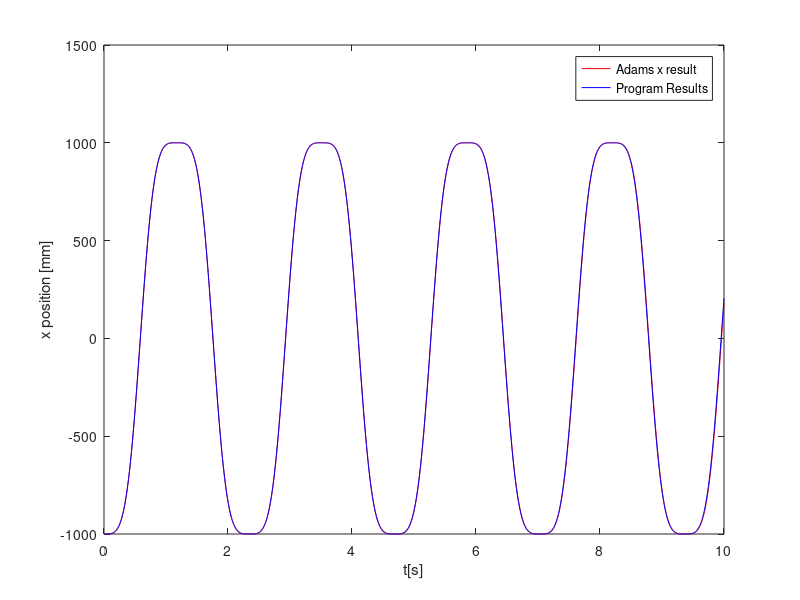
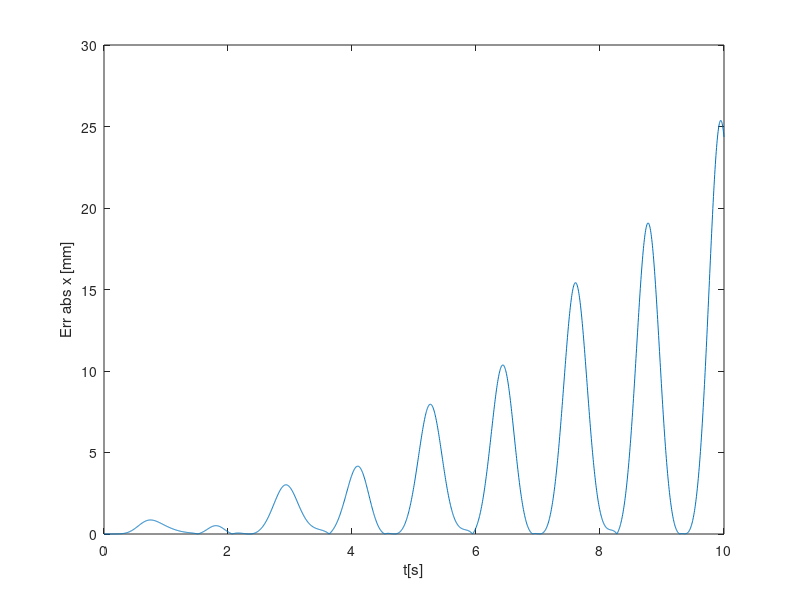
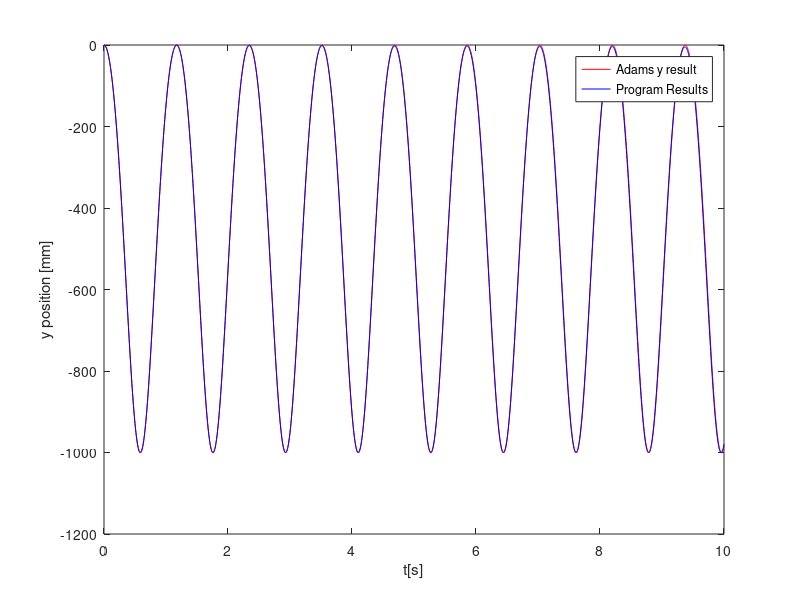
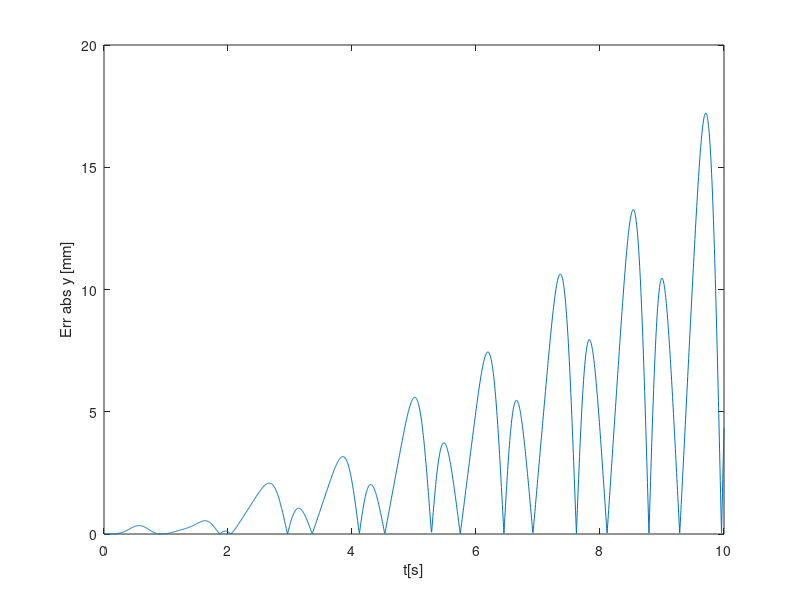

Write MATLAB code to recreate these figures, in order.
%Plotter

clc
clear

%% Adams Info
load('Adams_timevector.mat');
load('Adams_xvalues.mat');
load('Adams_yvalues.mat');

% Adams Vel

load('Adams_xvel.mat');
load('Adams_yvel.mat');

% Adams Accel
load('Adams_xaccel.mat');
load('Adams_yaccel.mat');

adx = Adams_xvalues;
ady = Adams_yvalues;
atime = adamstime;

%Adams Vel
adxd = Adams_xvel;
adyd = Adams_yvel;

%Adams Accel
adxdd = Adams_xaccel;
adydd = Adams_yaccel;

%% Program Info
load('CoM_postdebug1.mat');
load('Timevector.mat');

a = size(CoM,2);

for j = 1:a
    pos = CoM{1,j}(3).Position;
    xpos(1,j) = pos(1,1);
    ypos(1,j) = pos(2,1);
    vel = CoM{1,j}(3).TraVel;
    xvel(1,j) = vel(1,1);
    yvel(1,j) = vel(2,1);
    accel = CoM{1,j}(3).TraAccel;
    xaccel(1,j) = accel(1,1);
    yaccel(1,j) =  accel(2,1);
end

xpos = xpos';
ypos = ypos';
xvel = xvel';
yvel = yvel';
xaccel = xaccel';
yaccel = yaccel';

%%  Error Calc

abserrx = abs(adx-xpos);
abserry = abs(ady-ypos);

%Velocity Error
abserrxd = abs(adxd - xvel);
abserryd = abs(adyd - yvel);

%Accel Error
abserrxdd = abs(adxdd - xaccel);
abserrydd = abs(adydd - yaccel);


%% xplot
str = 'X Plot';
figure('Name',str,'NumberTitle','off');

plot(atime,adx,'r');
xlabel('t[s]');
ylabel('x position [mm]');
hold on
plot(timevector,xpos,'b');
legend('Adams x result','Program Results');
axis auto
hold off

%% X - Error Plot
str = 'X Error';
figure('Name',str,'NumberTitle','off');

plot(atime,abserrx);
xlabel('t[s]');
ylabel('Err abs x [mm]');
axis auto

%% yplot
str = 'Y Plot';
figure('Name',str,'NumberTitle','off');

plot(atime,ady,'r');
xlabel('t[s]');
ylabel('y position [mm]');
hold on
plot(timevector,ypos,'b');
legend('Adams y result','Program Results');
axis auto
hold off

%% Y - Error Plot
str = 'Y Error';
figure('Name',str,'NumberTitle','off');

plot(atime,abserry);
xlabel('t[s]');
ylabel('Err abs y [mm]');
axis auto

%% X - Vel Error Plot

str = 'Vel dx Error';
figure('Name',str,'NumberTitle','off');

plot(atime,abserrxd);
xlabel('t[s]');
ylabel('Err abs dx [mm/s]');
axis auto

%% Y - Vel Error Plot

str = 'Vel dy Error';
figure('Name',str,'NumberTitle','off');

plot(atime,abserryd);
xlabel('t[s]');
ylabel('Err abs dy [mm/s]');
axis auto

%% X - Accel Error Plot

str = 'Accel ddx Error';
figure('Name',str,'NumberTitle','off');

plot(atime,abserrxdd);
xlabel('t[s]');
ylabel('Err abs ddx [mm/s]');
axis auto

%% Y - Accel Error Plot

str = 'Accel ddy Error';
figure('Name',str,'NumberTitle','off');

plot(atime,abserrydd);
xlabel('t[s]');
ylabel('Err abs ddy [mm/s]');
axis auto

%% X Plot Vel
str = 'X Vel Plot';
figure('Name',str,'NumberTitle','off');

plot(atime,adxd,'r');
xlabel('t[s]');
ylabel('x velocity [mm/s]');
hold on
plot(timevector,xvel,'b');
legend('Adams x result','Program Results');
axis auto
hold off

%% Y Plot Vel
str = 'Y Vel Plot';
figure('Name',str,'NumberTitle','off');

plot(atime,adyd,'r');
xlabel('t[s]');
ylabel('y velocity [mm/s]');
hold on
plot(timevector,yvel,'b');
legend('Adams x result','Program Results');
axis auto
hold off

%% X Plot Accel
str = 'X Accel Plot';
figure('Name',str,'NumberTitle','off');

plot(atime,adxdd,'r');
xlabel('t[s]');
ylabel('x acceleration [mm/s^2]');
hold on
plot(timevector,xaccel,'b');
legend('Adams x result','Program Results');
axis auto
hold off

%% Y Plot Accel
str = 'Y Accel Plot';
figure('Name',str,'NumberTitle','off');

plot(atime,adydd,'r');
xlabel('t[s]');
ylabel('y acceleration [mm/s^2]');
hold on
plot(timevector,yaccel,'b');
legend('Adams x result','Program Results');
axis auto
hold off